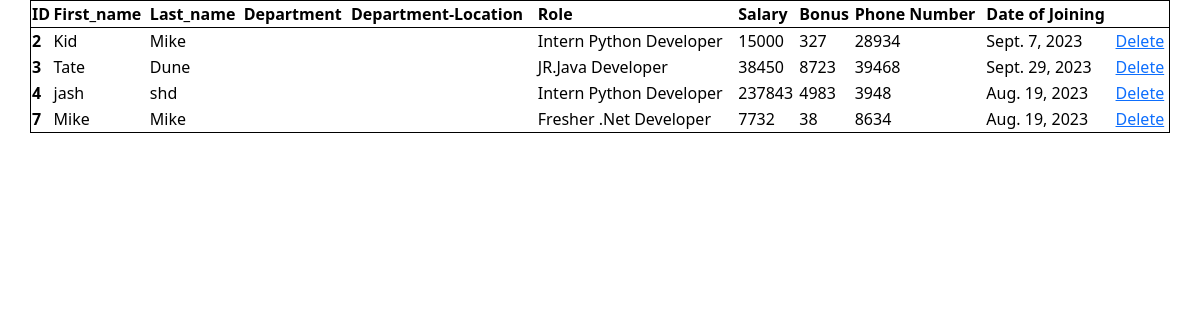
Screenshot of /emp_all/ with the database file from the repository.
### app/models.py (models this page shows, shortened)
class Employee(models.Model):
    first_name = models.CharField(max_length=250,blank=True,null=True)
    last_name = models.CharField(max_length=250,blank=True,null=True)
    dept = models.ForeignKey(Department,on_delete=models.CASCADE)
    salary = models.IntegerField(default=0)
    bonus = models.IntegerField(default=0)
    role = models.ForeignKey(Role,on_delete=models.CASCADE)
    phome = models.IntegerField(default=0)
    hire_date = models.DateField()

class Role(models.Model):
    name = models.CharField(max_length=250)

### app/views.py (the view)
# urls.py: path("emp_all/",views.emp_all,name="emp_all"),
def emp_all(request):
    gets = Employee.objects.all()
    return render(request,'emp_all.html',{'gets':gets})

### templates/emp_all.html (shortened to what this page needs)
<!DOCTYPE html>
<html>
  <head>
    <link rel="stylesheet" href="https://cdn.jsdelivr.net/npm/bootstrap@5.2.3/dist/css/bootstrap.min.css">
    <link rel="stylesheet" href="">
  </head>
  <body>
    <div class="container">
    <div class="row">
        <table class="table-danger" style="border: 1px solid black;">
            <thead>
              <tr>
                <th scope="col">ID</th>
                <th scope="col">First_name</th>
                <th scope="col">Last_name</th>
                <th scope="col">Department</th>
                <th scope="col">Department-Location</th>
                <th scope="col">Role</th>
                <th scope="col">Salary</th>
                <th scope="col">Bonus</th>
                <th scope="col">Phone Number</th>
                <th scope="col">Date of Joining</th>
              </tr>
            </thead>
            <tbody style="border: 1px solid black;">
                {% for i in gets %}
              <tr>
                <th scope="row">{{i.id}}</th>
                <td>{{i.first_name}}</td>
                <td>{{i.last_name}}</td>
                <td>{{i.department.name}}</td>
                <td>{{i.department.location}}</td>
                <td>{{i.role.name}}</td>
                <td>{{i.salary}}</td>
                <td>{{i.bonus}}</td>
                <td>{{i.phome}}</td>
                <td>{{i.hire_date}}</td>
                <td><a href="{% url 'remove_emp' i.id %}">Delete</a></td>
              </tr>
              {% endfor %}
            </tbody>
          </table>
    </div>
</div>
  </body>
</html>

### rows the page displays
Employee: id "2", first_name "Kid", last_name "Mike", role.name "Intern Python Developer", salary "15000", bonus "327", phome "28934", hire_date "Sept. 7, 2023"
Employee: id "3", first_name "Tate", last_name "Dune", role.name "JR.Java Developer", salary "38450", bonus "8723", phome "39468", hire_date "Sept. 29, 2023"
Employee: id "4", first_name "jash", last_name "shd", role.name "Intern Python Developer", salary "237843", bonus "4983", phome "3948", hire_date "Aug. 19, 2023"
Employee: id "7", first_name "Mike", last_name "Mike", role.name "Fresher .Net Developer", salary "7732", bonus "38", phome "8634", hire_date "Aug. 19, 2023"
